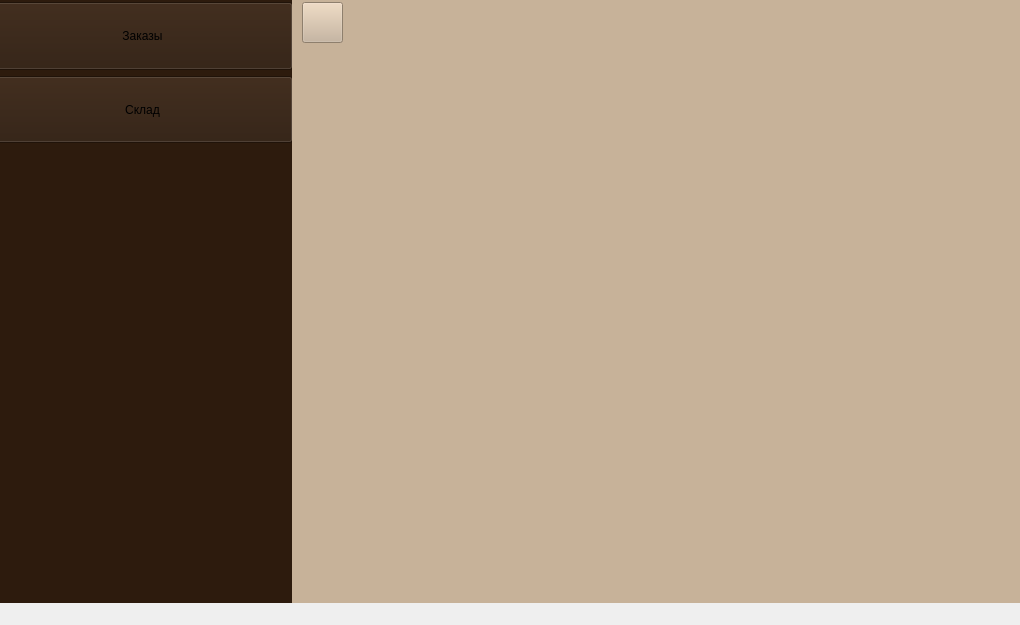
<?xml version="1.0" encoding="UTF-8"?>
<ui version="4.0">
 <class>MainWindow</class>
 <widget class="QMainWindow" name="MainWindow">
  <property name="geometry">
   <rect>
    <x>0</x>
    <y>0</y>
    <width>1020</width>
    <height>625</height>
   </rect>
  </property>
  <property name="windowTitle">
   <string>MainWindow</string>
  </property>
  <widget class="QWidget" name="centralwidget">
   <property name="maximumSize">
    <size>
     <width>2000</width>
     <height>2000</height>
    </size>
   </property>
   <widget class="QWidget" name="">
    <property name="geometry">
     <rect>
      <x>-8</x>
      <y>-8</y>
      <width>1041</width>
      <height>611</height>
     </rect>
    </property>
    <layout class="QHBoxLayout" name="horizontalLayout" stretch="0,0">
     <property name="spacing">
      <number>0</number>
     </property>
     <property name="sizeConstraint">
      <enum>QLayout::SizeConstraint::SetDefaultConstraint</enum>
     </property>
     <item>
      <widget class="QWidget" name="widget" native="true">
       <property name="enabled">
        <bool>true</bool>
       </property>
       <property name="sizePolicy">
        <sizepolicy hsizetype="Preferred" vsizetype="Preferred">
         <horstretch>0</horstretch>
         <verstretch>0</verstretch>
        </sizepolicy>
       </property>
       <property name="maximumSize">
        <size>
         <width>300</width>
         <height>16777215</height>
        </size>
       </property>
       <property name="focusPolicy">
        <enum>Qt::FocusPolicy::NoFocus</enum>
       </property>
       <property name="contextMenuPolicy">
        <enum>Qt::ContextMenuPolicy::NoContextMenu</enum>
       </property>
       <property name="layoutDirection">
        <enum>Qt::LayoutDirection::LeftToRight</enum>
       </property>
       <property name="autoFillBackground">
        <bool>false</bool>
       </property>
       <property name="styleSheet">
        <string notr="true">QWidget {
	background-color: rgb(45, 27, 13);
}
QPushButton:checked {
	background-color: rgb(199, 178, 153);
}</string>
       </property>
       <widget class="QWidget" name="">
        <property name="geometry">
         <rect>
          <x>0</x>
          <y>10</y>
          <width>301</width>
          <height>141</height>
         </rect>
        </property>
        <layout class="QVBoxLayout" name="verticalLayout">
         <item>
          <widget class="QPushButton" name="pushButton">
           <property name="sizePolicy">
            <sizepolicy hsizetype="Minimum" vsizetype="Maximum">
             <horstretch>0</horstretch>
             <verstretch>0</verstretch>
            </sizepolicy>
           </property>
           <property name="maximumSize">
            <size>
             <width>500</width>
             <height>500</height>
            </size>
           </property>
           <property name="text">
            <string>Заказы</string>
           </property>
           <property name="checkable">
            <bool>true</bool>
           </property>
           <property name="autoExclusive">
            <bool>true</bool>
           </property>
           <property name="default">
            <bool>false</bool>
           </property>
           <property name="flat">
            <bool>false</bool>
           </property>
          </widget>
         </item>
         <item>
          <widget class="QPushButton" name="pushButton_2">
           <property name="sizePolicy">
            <sizepolicy hsizetype="Minimum" vsizetype="Maximum">
             <horstretch>0</horstretch>
             <verstretch>0</verstretch>
            </sizepolicy>
           </property>
           <property name="maximumSize">
            <size>
             <width>500</width>
             <height>500</height>
            </size>
           </property>
           <property name="styleSheet">
            <string notr="true"/>
           </property>
           <property name="text">
            <string>Склад</string>
           </property>
           <property name="checkable">
            <bool>true</bool>
           </property>
           <property name="autoExclusive">
            <bool>true</bool>
           </property>
          </widget>
         </item>
        </layout>
       </widget>
      </widget>
     </item>
     <item>
      <widget class="QWidget" name="widget_2" native="true">
       <property name="maximumSize">
        <size>
         <width>16777215</width>
         <height>16777215</height>
        </size>
       </property>
       <property name="styleSheet">
        <string notr="true">background-color: rgb(199, 178, 153);</string>
       </property>
       <widget class="QPushButton" name="img1">
        <property name="geometry">
         <rect>
          <x>10</x>
          <y>10</y>
          <width>41</width>
          <height>41</height>
         </rect>
        </property>
        <property name="text">
         <string/>
        </property>
        <property name="icon">
         <iconset resource="resources.qrc">
          <normaloff>:/resources/img/1.png</normaloff>:/resources/img/1.png</iconset>
        </property>
        <property name="iconSize">
         <size>
          <width>25</width>
          <height>25</height>
         </size>
        </property>
        <property name="checkable">
         <bool>true</bool>
        </property>
       </widget>
       <widget class="QStackedWidget" name="stackedWidget">
        <property name="geometry">
         <rect>
          <x>0</x>
          <y>60</y>
          <width>741</width>
          <height>541</height>
         </rect>
        </property>
        <property name="currentIndex">
         <number>1</number>
        </property>
        <widget class="QWidget" name="page"/>
        <widget class="QWidget" name="page_2"/>
       </widget>
      </widget>
     </item>
    </layout>
   </widget>
  </widget>
  <widget class="QMenuBar" name="menubar">
   <property name="geometry">
    <rect>
     <x>0</x>
     <y>0</y>
     <width>1020</width>
     <height>25</height>
    </rect>
   </property>
  </widget>
 </widget>
 <resources>
  <include location="resources.qrc"/>
 </resources>
 <connections>
  <connection>
   <sender>img1</sender>
   <signal>clicked(bool)</signal>
   <receiver>widget</receiver>
   <slot>setHidden(bool)</slot>
   <hints>
    <hint type="sourcelabel">
     <x>456</x>
     <y>96</y>
    </hint>
    <hint type="destinationlabel">
     <x>360</x>
     <y>327</y>
    </hint>
   </hints>
  </connection>
 </connections>
</ui>
